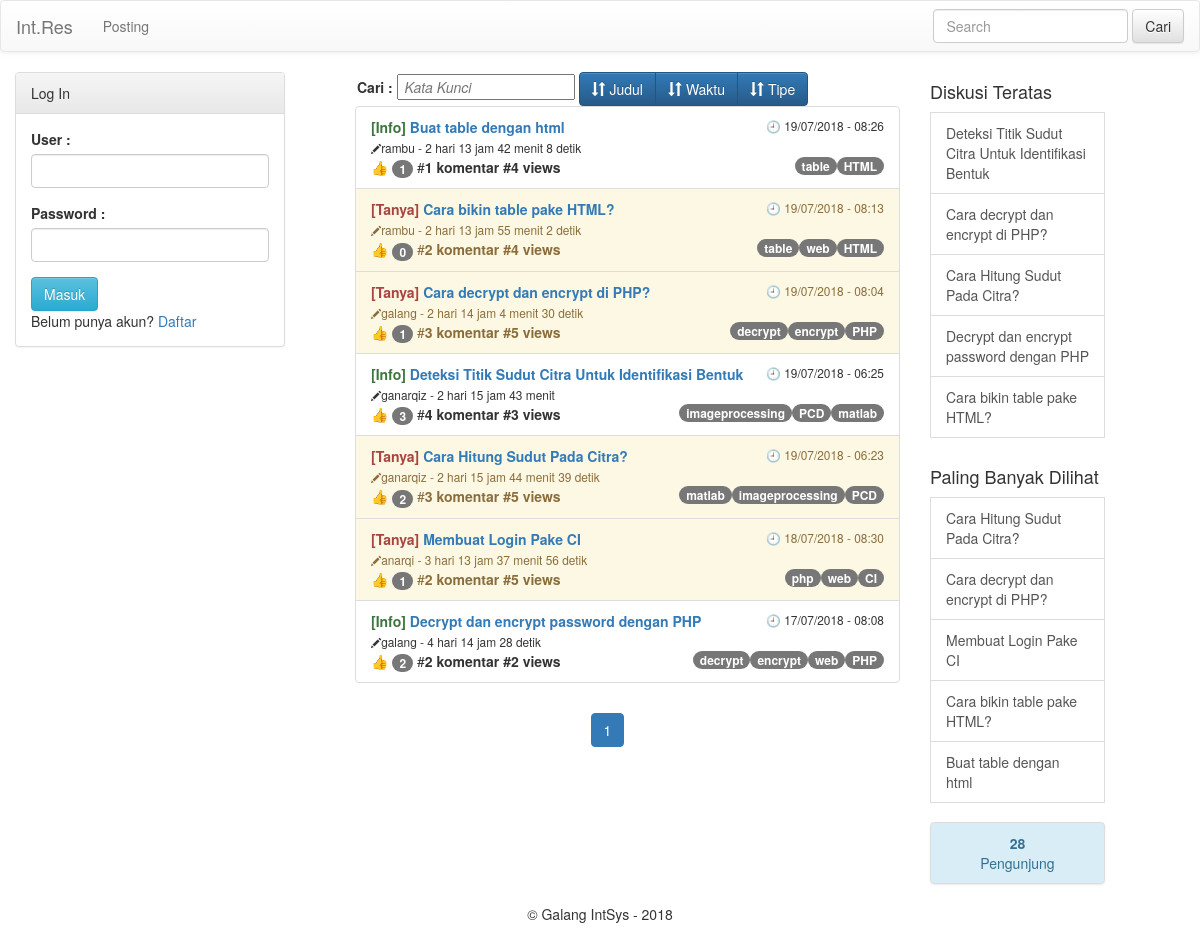
The page / on the database its author committed.
### tables this page shows
CREATE TABLE `konten` (
  `idkonten` int(100) NOT NULL,
  `judul` varchar(100) NOT NULL,
  `tipe` varchar(20) NOT NULL,
  `deskripsi` text NOT NULL,
  `tag` text NOT NULL,
  `pembuat` varchar(30) NOT NULL,
  `post` enum('Y','N') NOT NULL,
  `tgl_dibuat` datetime NOT NULL,
  `vote` int(100) DEFAULT '0',
  `pengunjung` int(11) NOT NULL,
  `jml_komentar` int(10) NOT NULL
);

CREATE TABLE `tipe` (
  `id_tipe` int(3) NOT NULL,
  `nama_tipe` varchar(20) NOT NULL,
  `desc_tipe` varchar(50) NOT NULL
);

### application/controllers/Home.php (called while the page is built, shortened)
<?php
class Home extends CI_Controller
{
	public function __construct()
	{
		$this->load->model('admin_model');
	}
	public function load_view_home($view,$data = "")
    {
	    $this->load->view('client/header');
	    if($this->session->userdata('logged_in') == TRUE){
	    $usn=$this->session->userdata('usn');
    	$datausn['user'] = $this->admin_model->getuserid($usn);
		if(strcmp($this->session->userdata('lvl'), "admin")==0){
			$this->load->view('admin/sidebar',$datausn);
		}
		$this->load->view('client/sidebarkiriloggedin',$datausn);
		}else{
        $this->load->view('client/sidebarkiri',$data);
        }
        $this->load->view('client/signup',$data);
    	$this->load->view($view,$data);
    }
	public function index()
	{
   		$data['konten'] = $this->admin_model->get_kontenhome();
   		$data['kontendisc'] = $this->admin_model->get_kontendisc();
   		$data['diskusiteratas'] = $this->admin_model->get_diskusiteratas();
		$data['tipe'] = $this->admin_model->get_tipe();
		$data['komentar'] = $this->admin_model->get_komentar();
		$this->load_view_home('client/main',$data);
		$this->load->view('client/sidebarkanan',$data);
		$this->load->view('client/footer');
	}
}
?>

### index.php (called while the page is built, shortened)
<?php
require_once BASEPATH.'core/CodeIgniter.php';

### application/models/Admin_model.php (called while the page is built, shortened)
<?php
class Admin_model extends CI_Model
{
	public function get_kontenhome()
	{
		$this->db->order_by("tgl_dibuat", "desc");
		$query = $this->db->get('konten');
		return $query->result();
	}
	public function get_kontendisc()
	{
		$this->db->order_by("pengunjung", "desc");
		$this->db->limit(5);
		$query = $this->db->get('konten');
		return $query->result();
	}
	public function get_komentar(){
		$this->db->order_by("id_komentar", "desc");
		$query = $this->db->get('komentar');
		return $query->result();
	}
	public function get_diskusiteratas(){
		$this->db->order_by("jml_komentar", "desc");
			$this->db->limit(5);
		$query = $this->db->get('konten');
		return $query->result();
	}
	public function get_tipe()
	{
		$query = $this->db->get('tipe');
		return $query->result();
	}
}
?>

### application/views/client/main.php (the view, shortened to what this page needs)
<div class="row">
  <div class="col-sm-6">
  <div id="test-list">
  <b>&emsp;&emsp;&emsp;Cari : </b><em><input placeholder=" Kata Kunci" type="text" class="fuzzy-search" /></em>
  <div class="btn-group">
  <button type="button" class="btn btn-primary sort" data-sort="name"><i class="glyphicon glyphicon-sort"></i> Judul</button>
  <button type="button" class="btn btn-primary sort" data-sort="waktu"><i class="glyphicon glyphicon-sort"></i> Waktu</button>
  <button type="button" class="btn btn-primary sort" data-sort="tanya"><i class="glyphicon glyphicon-sort"></i> Tipe</button>
  </div>
  <br>
  <ul class="list">
    <?php foreach($konten as $db):
    if($db->post=='Y'){
    $from_time = strtotime("$db->tgl_dibuat");
    $time_ago = ' ';
    $time = time() - $from_time;
    $tokens = array (
    31536000 => 'tahun',2592000 => 'bulan',604800 => 'minggu',86400 => 'hari',3600 => 'jam',
    60  => 'menit',1 => 'detik');
    foreach ($tokens as $unit => $text) {
    if ($time < $unit)continue;
    $numberOfUnits = floor($time / $unit);
    $time_ago = ' '.$time_ago. $numberOfUnits.' '.$text.(($numberOfUnits>1)?'':'').'  ';
    $time = $time % $unit;
    }
    foreach($tipe as $tp):
    if(strcmp($db->tipe, $tp->nama_tipe)==0){$select_tipe=$tp->nama_tipe;}
    endforeach;
    $jmlkomentar=0;
    foreach($komentar as $jmlc):
    if($db->idkonten==$jmlc->id_konten){
      $jmlkomentar=$jmlkomentar+1;
    }
    endforeach;
    if($select_tipe=="Info"){
      $stylecol="list-group-item-light";
    }else{
       $stylecol="list-group-item-warning";
    }
    ?>
  <li class="list-group-item <?php echo $stylecol; ?>">
  <?php if($select_tipe=="Info"){ ?><a href="<?php echo base_url().'home/searchtag/'."Info" ?>" class="text-success tanya"><b>[<?php echo $select_tipe;?>]</b></a>
  <?php } else if($select_tipe=="Tanya") {?><a href="<?php echo base_url().'home/searchtag/'."Tanya" ?>" class="text-danger tanya"><b>[<?php echo $select_tipe;?>]</b></a><?php } ?>
    <a class="name" href="<?php echo base_url().'home/detailkonten/'.$db->idkonten; ?>"><b class="text-primary"><?php echo $db->judul; ?></b></a>
    <small><span class="waktu" style="float:right;">&emsp; &#128344; <?php echo date("d/m/Y",$from_time)." - ".date("H:i",$from_time); ?>
    </span></small>
    <br><small><span class="glyphicon glyphicon-pencil small"></span><?php echo "<span class=pembuat>".$db->pembuat."</span>"; ?> - <?php echo $time_ago;?></small>
    <a href="<?php echo base_url().'home/vote/'.$db->idkonten; ?>" class="float-right"><br>👍 <span class="badge"><?php echo $db->vote; ?></span></a> #<b><?php echo $jmlkomentar." komentar "; ?><span>#<?php echo $db->pengunjung." views"; ?></span></b>
    <?php
      $myArray = explode(',', $db->tag);
      $string = str_replace(array('[',']'),'',$myArray);
      foreach ($string as $value) {
       ?>
        <a href="<?php echo base_url().'home/searchtag/'."$value" ?>"><span style="float: right;" class="badge kategori"><?php echo $value;?></span></a>
       <?php
      }
      ?>
      </li>
    <?php
  }
  endforeach;
    ?>
    </ul>
    <center><ul class="pagination"></ul></center>
  </div>
  </div>

### application/views/client/header.php (shortened to what this page needs)
<!DOCTYPE html>
<html lang="en">
  <head>
   <link rel="stylesheet" href="<?php echo base_url();?>assets/bootstrap/css/bootstrap.min.css" type="text/css" media="screen" />
   <link rel="stylesheet" href="<?php echo base_url();?>assets/bootstrap/css/profile.css" type="text/css" media="screen" />
   <link rel="stylesheet" href="<?php echo base_url();?>assets/bootstrap/css/bootstrap-theme.min.css" type="text/css" media="screen" />
    <link type="text/css" rel="stylesheet" src="<?php echo base_url(); ?>assets/js/bootstrap-tagsinput.css">
  </head>
  <body>
<nav class="navbar navbar-default">
  <div class="container-fluid">
    <div class="navbar-header">
      <a class="navbar-brand" href="<?php echo base_url(); ?>home/">Int.Res</a>
    </div>
    <ul class="nav navbar-nav">
      <li><a href="<?php echo base_url(); ?>home/formposting">Posting</a></li>
    </ul>
     <ul class="nav navbar-nav navbar-right">
      <div class="navbar-form navbar-left">
      <div class="form-group">
      <input type="text" name="search" id="search" class="form-control" placeholder="Search">
      </div>
      <a onclick="link('search')" class="btn btn-default">Cari</a>
    </div>
    </ul>
  </div>
</nav>

### application/views/client/sidebarkiri.php (shortened to what this page needs)
<div class="col-sm-3">
<div class="panel panel-default">
  <div class="panel-heading">Log In</div>
  <div class="panel-body">
  <form method="post" role="form" action="<?php echo base_url('home/login'); ?>">
  <div class="form-group">
    <label for="user">User :</label>
    <input type="text" class="form-control" id="usn" name="usn">
  </div>
  <div class="form-group">
    <label for="pwd">Password :</label>
    <input type="password" class="form-control" id="pass" name="pass">
  </div>
  <button type="submit" class="btn btn-info">Masuk</button>
  <br> Belum punya akun?
  <a href="" data-toggle="modal" data-target="#myModal">Daftar</a>
  </form>
</div>
</div>
   </div>

### application/views/client/sidebarkanan.php (shortened to what this page needs)
  <div class="col-sm-2">
       <h4>Diskusi Teratas</h4>
           <?php
           foreach($diskusiteratas as $dt){
           ?>
          <a href="<?php echo base_url().'home/detailkonten/'.$dt->idkonten;?>" class="list-group-item"><?php echo $dt->judul ?></a>
          <?php
           }
           ?>
        <br><h4>Paling Banyak Dilihat</h4>
        <?php
        foreach($kontendisc as $db):?>
        <a href="<?php echo base_url().'home/detailkonten/'.$db->idkonten;?>" class="list-group-item"><?php echo $db->judul ?></a>
        <?php
        endforeach;
        ?></td>
     <BR>
     <?php
     $jml_pengunjung=0;
     foreach ($konten as $ktn) {
       $jml_pengunjung=$ktn->pengunjung+$jml_pengunjung;
     }
     ?>
     <ul class="list-group">
  <li class="list-group-item list-group-item-info"><?php echo "<center><B>".$jml_pengunjung."</b><br>Pengunjung</center>";?></li>
  </ul>
    </div>
</div>

### application/views/client/footer.php (shortened to what this page needs)
 <footer class="py-5 bg-dark">
      <div class="container">
        <p class="m-0 text-center text-white">&copy; Galang IntSys - 2018</p>
      </div>
    </footer>
  </body>
</html>

### rows shown on the page
konten: judul "Buat table dengan html", tgl_dibuat "19/07/2018", tgl_dibuat "08:26", pembuat "rambu", time_ago "2 hari 13 jam 42 menit 8 detik", vote "1", jmlkomentar "1", pengunjung "4", tag "HTML", tag "table"
tipe: nama_tipe "Info"
konten: judul "Cara bikin table pake HTML?", tgl_dibuat "19/07/2018", tgl_dibuat "08:13", pembuat "rambu", time_ago "2 hari 13 jam 55 menit 2 detik", vote "0", jmlkomentar "2", pengunjung "4", tag "HTML", tag "web", tag "table"
tipe: nama_tipe "Tanya"
konten: judul "Cara decrypt dan encrypt di PHP?", tgl_dibuat "19/07/2018", tgl_dibuat "08:04", pembuat "galang", time_ago "2 hari 14 jam 4 menit 30 detik", vote "1", jmlkomentar "3", pengunjung "5", tag "PHP", tag "encrypt", tag "decrypt"
konten: judul "Deteksi Titik Sudut Citra Untuk Identifikasi Bentuk", tgl_dibuat "19/07/2018", tgl_dibuat "06:25", pembuat "ganarqiz", time_ago "2 hari 15 jam 43 menit", vote "3", jmlkomentar "4", pengunjung "3", tag "matlab", tag "PCD", tag "imageprocessing"
konten: judul "Cara Hitung Sudut Pada Citra?", tgl_dibuat "19/07/2018", tgl_dibuat "06:23", pembuat "ganarqiz", time_ago "2 hari 15 jam 44 menit 39 detik", vote "2", jmlkomentar "3", pengunjung "5", tag "PCD", tag "imageprocessing", tag "matlab"
konten: judul "Membuat Login Pake CI", tgl_dibuat "18/07/2018", tgl_dibuat "08:30", pembuat "anarqi", time_ago "3 hari 13 jam 37 menit 56 detik", vote "1", jmlkomentar "2", pengunjung "5", tag "CI", tag "web", tag "php"
konten: judul "Decrypt dan encrypt password dengan PHP", tgl_dibuat "17/07/2018", tgl_dibuat "08:08", pembuat "galang", time_ago "4 hari 14 jam 28 detik", vote "2", jmlkomentar "2", pengunjung "2", tag "PHP", tag "web", tag "encrypt", tag "decrypt"

### other values the page prints
$jml_pengunjung "28"
